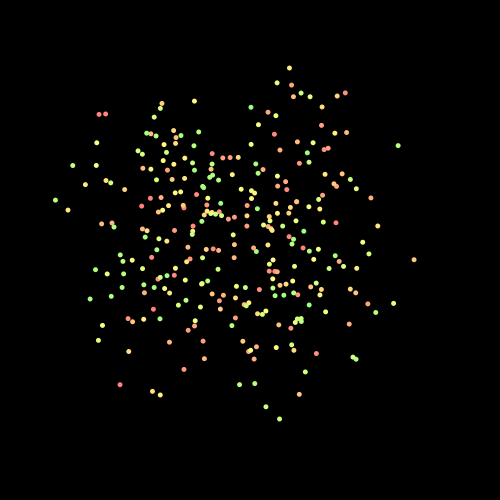
Frame 1 (no input)
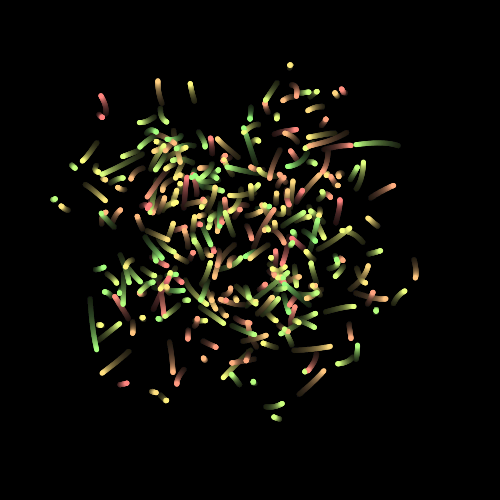
Frame 60 (the mouse pressed at the canvas centre just before this capture)
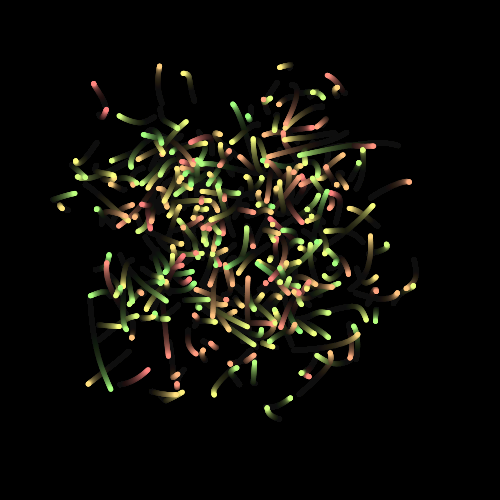
Frame 120 (the mouse held since frame 60 and released just before this capture)

The Processing sketch that drew these frames (run headless with seeded random() and noise(); from frame 60 on, the mouse is pressed at the canvas centre):

// Processing sketch: noise_loop
// ── noise_loop.pde
// Fun with Noise Loop - Jim Bumgardner
  //
  // This demonstrates an interesting way of producing a particle system without the need to store
  // separate objects for each particle.
  
  float frequency = .001;
  float noiseInterval = PI; // Using an irrational number like PI (as opposed to an integer) prevents obvious pulsing
                            // Due to noise's grid-like structure. To see what I mean, try using a value of 2,
                            // instead of PI.
  
  void setup()
  {
    size(500,500);
    smooth();
    background( 0 );
    noStroke();
    fill(#ffffff);
    colorMode(HSB, 1);
  }
  
  void draw()
  {
    colorMode(RGB, 256);
    fill( 0,0,0, 10 );
    rect(0,0,width,height);
    noStroke();
  
    colorMode(HSB, 1);
    for (int i = 0; i < 300; ++i) {
      float x = map(noise(i*noiseInterval + frameCount * frequency),0,1,0,width);
      float y = map(noise(i*noiseInterval+1 + frameCount * frequency),0,1,0,height);
      fill(i/1000.0,.5,1);
      ellipse(x,y,5,5);    
    }
  }
